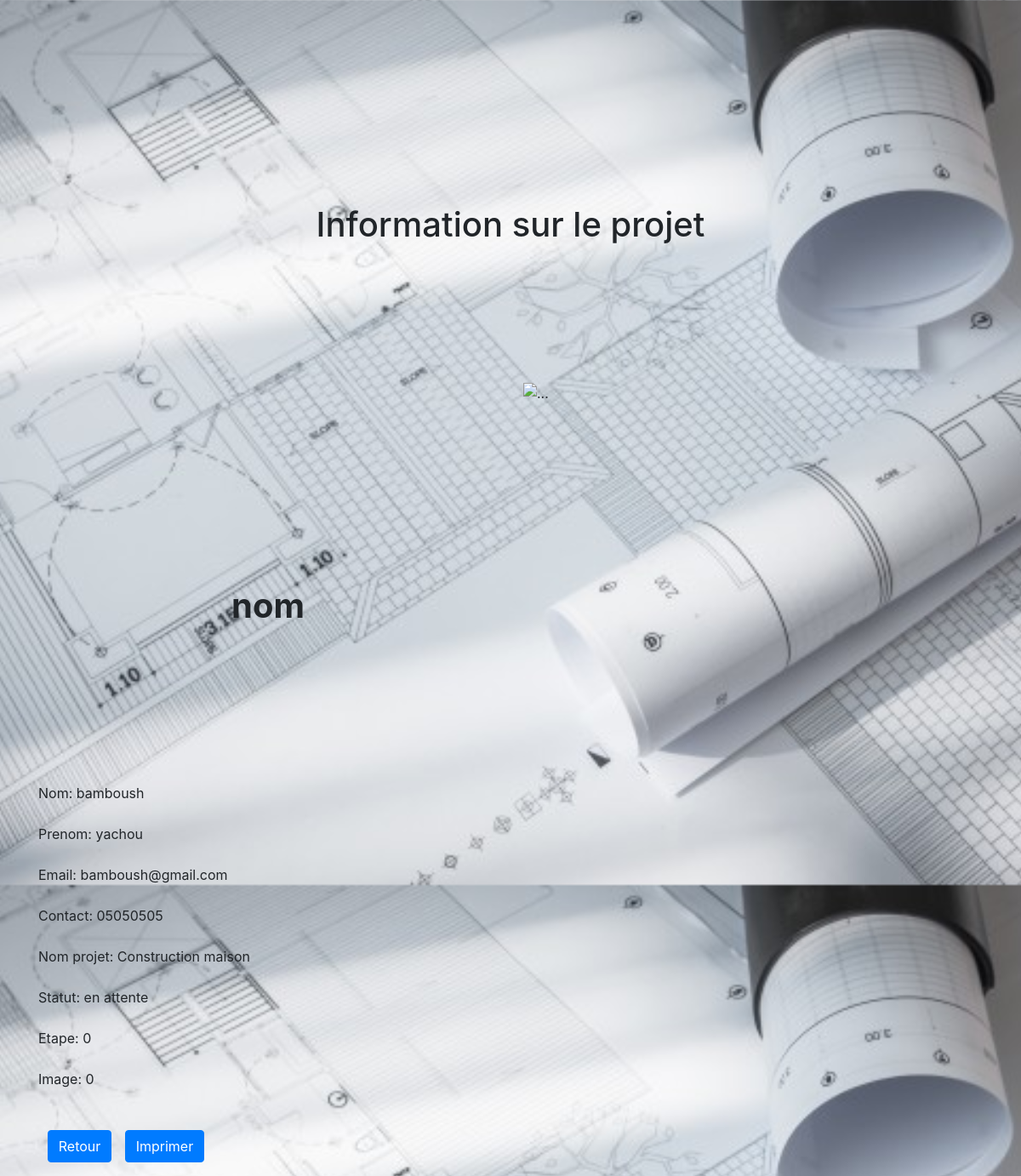
The app's page /projetAvril/admin/view.php?id=3 with its own data.
### tables this page shows
CREATE TABLE `projet` (
  `id` int(11) NOT NULL,
  `categorie` varchar(100) NOT NULL,
  `description_projet` varchar(300) NOT NULL,
  `statut` varchar(50) NOT NULL,
  `etapes` varchar(100) NOT NULL,
  `description_etape` varchar(300) NOT NULL,
  `delai` varchar(100) NOT NULL,
  `images` varchar(100) NOT NULL,
  `user_id` int(11) NOT NULL
);

CREATE TABLE `utilisateur` (
  `id` int(11) NOT NULL,
  `nom` varchar(100) NOT NULL,
  `prenom` varchar(250) NOT NULL,
  `email` varchar(100) NOT NULL,
  `password` varchar(50) NOT NULL,
  `contact` varchar(50) NOT NULL,
  `ville` varchar(100) NOT NULL
);

### projetAvril/admin/view.php (the view, shortened to what this page needs)
<?php
if (isset($_GET)){
  $id = $_GET['id'];
  $db = Database::connect();
  $join = $db ->query("SELECT utilisateur.nom, utilisateur.prenom, utilisateur.email, utilisateur.contact, projet.categorie, projet.statut, projet.etapes, projet.images, projet.id FROM utilisateur, projet WHERE utilisateur.id = projet.user_id AND projet.id = ".$id);
  $affiche = $join->fetch();
}
?>
<!DOCTYPE html>
<html>
<head>
    <link rel="stylesheet" type="text/css" href="css/bootstrap.min.css">
		<link rel="stylesheet" type="text/css" href="css/admin.css">
		<link rel="stylesheet" href="https://cdnjs.cloudflare.com/ajax/libs/font-awesome/4.7.0/css/font-awesome.min.css">
</head>
<body>
	<h1 class="text-logo"><span class="glyphicon glyphicon-info-sign"> Information sur le projet </h1>
         <div class="container admin">
            <div class="row">
               <div class="col-sm-6">
                    <h1><strong>nom</strong></h1>
                    <br>
                    <form>
                      <div class="form-group">
                        <label>Nom: <?php echo $affiche['nom']; ?></label>
                      </div>
                      <div class="form-group">
                        <label>Prenom: <?php echo $affiche['prenom']; ?></label>
                      </div>
                      <div class="form-group">
                        <label>Email: <?php echo $affiche['email']; ?></label>
                      </div>
                      <div class="form-group">
                        <label>Contact: <?php echo $affiche['contact']; ?></label>
                      </div>
                      <div class="form-group">
                        <label>Nom projet: <?php echo $affiche['categorie']; ?></label>
                      </div>
                      <div class="form-group">
                        <label>Statut: <?php echo $affiche['statut']; ?></label>
                      </div>
                      <div class="form-group">
                        <label>Etape: <?php echo $affiche['etapes']; ?></label>
                      </div>
                      <div class="form-group">
                        <label>Image: <?php echo $affiche['images']; ?></label>
                      </div>
                      </form>
                    <br>
                    <div class="form-actions">
                      <a class="btn btn-primary" href="admin.html"><span class="glyphicon glyphicon-arrow-left"></span> Retour</a>
                      <a class="btn btn-primary" href="" onclick="window.print();"><span class="glyphicon glyphicon-arrow-left"></span> Imprimer</a>
                    </div>
                </div>
                <div class="col-sm-6 site">
                    <div class="thumbnail">
                        <img src="/images/<%= produit.image %>" alt="...">
                    </div>
                </div>
            </div>
        </div>
</body>
</html>

### projetAvril/css/admin.css (style rules this page uses)
body { background: url('../images/plans.jpg'); background-size: cover; background-position: center; height: 100vh; width: 100%; }
.btn { margin-left: 2%; margin-bottom: 3%; }
h1 { text-align: center; margin-top: 30vh; margin-bottom: 20vh; }

### records on screen
projet: user.nom "bamboush", user.prenom "yachou", user.email "bamboush@gmail.com", user.contact "05050505", categorie "Construction maison", statut "en attente", etapes "0", images "0"
